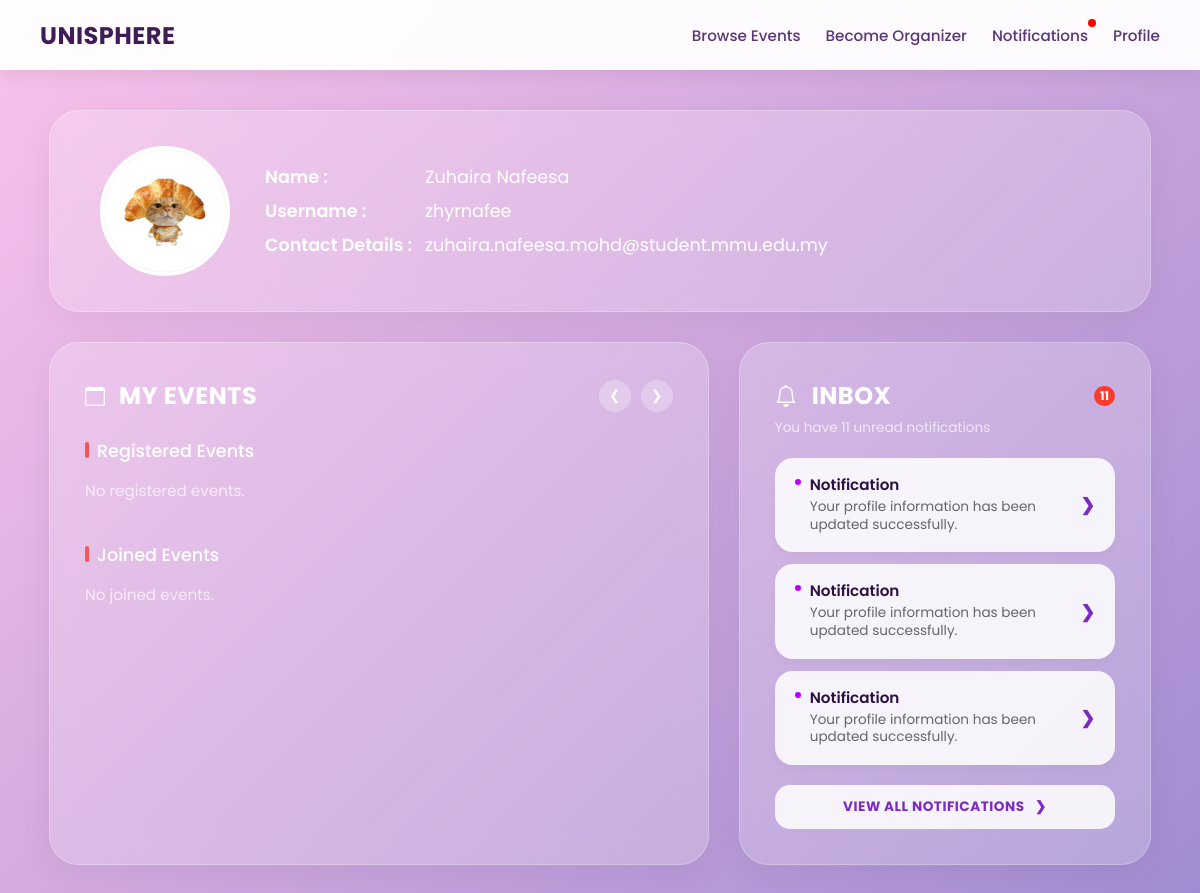
The app's page /user_dashboard (signed in) with its own data.
### tables this page shows
CREATE TABLE user_details (
    student_id VARCHAR(10) PRIMARY KEY,
    bio TEXT,
    birthday DATE,
    faculty TEXT,
    year_of_study INTEGER,
    profile_picture TEXT,
    FOREIGN KEY (student_id) REFERENCES users_general(student_id)
);

CREATE TABLE users_general (
    student_id varchar(10) PRIMARY KEY,
    name TEXT NOT NULL,
    username TEXT NOT NULL UNIQUE,
    email TEXT NOT NULL UNIQUE,
    password TEXT NOT NULL,
    keyword TEXT,
    role TEXT NOT NULL CHECK(role IN ('user', 'organizer', 'admin')),
    is_verified INTEGER DEFAULT 0,
    pending_email TEXT,
    security_question TEXT
);

CREATE TABLE notifications (
    id INTEGER PRIMARY KEY AUTOINCREMENT,
    student_id varchar(10) NOT NULL,
    message TEXT NOT NULL,
    type TEXT NOT NULL,
    is_read INTEGER DEFAULT 0,
    created_at TIMESTAMP DEFAULT CURRENT_TIMESTAMP, redirect TEXT,
    FOREIGN KEY (student_id) REFERENCES users_general(student_id)
);

### app.py (the view)
@app.route('/user_dashboard')
def dashboard():
    username = session.get('user')
    if not username:
        return redirect(url_for('signin'))
    conn = get_db_connection()
    cursor = conn.cursor()
    cursor.execute("""
        SELECT * FROM users_general
        LEFT JOIN user_details ON users_general.student_id = user_details.student_id
        WHERE users_general.username = ?
    """, (username,))
    user = cursor.fetchone()
    if not user:
        conn.close()
        return "User not found"
    cursor.execute("""
        SELECT e.event_id, e.event_name, e.event_description,
               e.start_date, e.end_date, e.start_time, e.end_time,
               e.main_location, e.faculty_wing, e.specific_location, e.event_mode, e.event_link
        FROM events e
        INNER JOIN event_registrations er ON e.event_id = er.event_id
        WHERE er.student_id = ?
    """, (user["student_id"],))
    events = cursor.fetchall()
    cursor.execute("""
        SELECT * FROM notifications
        WHERE student_id = ?
        ORDER BY ROWID DESC
    """, (user["student_id"],))
    notifications = cursor.fetchall()
    cursor.execute("""
        SELECT COUNT(*) as count
        FROM notifications
        WHERE student_id = ?
    """, (user["student_id"],))
    unread_data = cursor.fetchone()
    unread_notifications = unread_data["count"] if unread_data else 0
    conn.close()
    return render_template(
        'user_dashboard.html',
        user=user,
        events=events,
        notifications=notifications,
        unread_notifications=unread_notifications
    )

### app.py (called while the page is built)
def get_db_connection():
    conn = sqlite3.connect('database.db')
    conn.row_factory = sqlite3.Row
    conn.execute("PRAGMA foreign_keys = 1")
    return conn

@app.context_processor
def inject_notifications():
    if 'student_id' not in session:
        return dict(unread_notifications=0)
    conn = get_db_connection()
    cursor = conn.cursor()
    cursor.execute("SELECT COUNT(*) AS total FROM notifications WHERE student_id = ? AND is_read = 0",
    (session['student_id'],))
    result = cursor.fetchone()
    conn.close()
    return dict(unread_notifications=result['total'])

### templates/user_dashboard.html (shortened to what this page needs)
<!DOCTYPE html>
<html lang="en">
    <head>
    </head>
    <body>
        <nav class="navbar">
            <a class="navbar-brand" href="/user_dashboard">UniSphere</a>
            <div class="navbar-links">
                {% if session.get('role') == 'user' %}
                    <a href="/eventbrowsing">Browse Events</a>
                    <a href="/be_organizer">Become Organizer</a>
                    <a href="/notifications" class="notification-link">
                        Notifications
                        {% if unread_notifications > 0 %}
                            <span class="notification-dot"></span>
                        {% endif %}
                    </a>
                    <a href="/user_dashboard">Profile</a>
                {% endif %}
            </div>
        </nav>
        <div class="dashboard">
            <div class="profile-banner">
                <div class="profile-left">
                    <img src="{{ url_for('static', filename='uploads/' + (user['profile_picture'] if user['profile_picture'] else 'default.png')) }}" class="dashboard-profile-picture">
                    <div class="profile-content">
    <div class="profile-row">
        <span class="profile-label">Name :</span>
        <span class="profile-value">{{ user['name'] }}</span>
    </div>
    <div class="profile-row">
        <span class="profile-label">Username :</span>
        <span class="profile-value">{{ user['username'] }}</span>
    </div>
    <div class="profile-row">
        <span class="profile-label">Contact Details :</span>
        <span class="profile-value">{{ user['email'] }}</span>
    </div>
</div>
                </div>
            </div>
            <div class="main-grid">
                <div class="card">
                    <div class="card-header-row">
                        <h2 class="card-title-main">
                            <svg width="20" height="20" fill="currentColor" viewBox="0 0 16 16" style="margin-right:4px;"><path d="M3.5 0a.5.5 0 0 1 .5.5V1h8V.5a.5.5 0 0 1 1 0V1h1a2 2 0 0 1 2 2v11a2 2 0 0 1-2 2H2a2 2 0 0 1-2-2V3a2 2 0 0 1 2-2h1V.5a.5.5 0 0 1 .5-.5zM1 4v10a1 1 0 0 0 1 1h12a1 1 0 0 0 1-1V4H1z"/></svg>
                            My Events
                        </h2>
                        <div class="scroll-arrows">
                            <button class="arrow-btn prev-btn">&#10094;</button>
                            <button class="arrow-btn next-btn">&#10095;</button>
                        </div>
                    </div>
                    <p class="event-section-label">Registered Events</p>
                    <div class="posters-container">
                        {% if events %}
                            {% for e in events %}
                                {% if e["main_location"] == "General" %}
                                {% elif e["main_location"] == "CLC" %}
                                    {% set location = e["main_location"] ~ ", " ~ e["specific_location"] %}
                                {% else %}
                                    {% set location = e["main_location"] ~ ", " ~ e["faculty_wing"] ~ ", " ~ e["specific_location"] %}
                                {% endif %}
                                <div class="event-poster"
                                     onclick='triggerActionMenu(
                                         `{{ e["event_id"] }}`,
                                         `{{ e["event_name"] | replace("`", "\\`") }}`,
                                         `{{ e["event_description"] | replace("`", "\\`") }}`,
                                         `{{ e["start_date"] }} to {{ e["end_date"] }}`,
                                         `{{ e["start_time"] }} - {{ e["end_time"] }}`,
                                         `{{ location }} ({{ e["event_mode"] }})`,
                                         `{{ url_for("static", filename="eventPoster/" + e["event_poster"]) if e["event_poster"] else "" }}`
                                     )'
                                     title="{{ e['event_name'] }}">
                                    <img src="{{ url_for('static', filename='eventPoster/' + (e['event_poster'] if e['event_poster'] else 'defaultPoster.png')) }}" alt="{{ e['event_name'] }}">
                                </div>
                            {% endfor %}
                            <a href="/eventbrowsing" class="view-all-box">
                                <span>+</span>
                                View All
                            </a>
                        {% else %}
                            <p style="color: rgba(255,255,255,0.7); font-size:0.95rem;">No registered events.</p>
                        {% endif %}
                    </div>
                    <p class="event-section-label">Joined Events</p>
                    <div class="posters-container">
                        {% if joined_events %}
                            {% for e in joined_events %}
                                {% if e["main_location"] == "General" %}
                                    {% set location = e["specific_location"] %}
                                {% elif e["main_location"] == "CLC" %}
                                    {% set location = e["main_location"] ~ ", " ~ e["specific_location"] %}
                                {% else %}
                                    {% set location = e["main_location"] ~ ", " ~ e["faculty_wing"] ~ ", " ~ e["specific_location"] %}
                                {% endif %}
                                <div class="event-poster"
                                     onclick='triggerActionMenu(
                                         `{{ e["event_id"] }}`,
                                         `{{ e["event_name"] | replace("`", "\\`") }}`,
                                         `{{ e["event_description"] | replace("`", "\\`") }}`,
                                         `{{ e["start_date"] }} to {{ e["end_date"] }}`,
                                         `{{ e["start_time"] }} - {{ e["end_time"] }}`,
                                         `{{ location }} ({{ e["event_mode"] }})`,
                                         `{{ url_for("static", filename="eventPoster/" + e["event_poster"]) if e["event_poster"] else "" }}`
                                     )'
                                     title="{{ e['event_name'] }}">
                                    <img src="{{ url_for('static', filename='eventPoster/' + (e['event_poster'] if e['event_poster'] else 'defaultPoster.png')) }}" alt="{{ e['event_name'] }}">
                                </div>
                            {% endfor %}
                            <a href="/eventbrowsing" class="view-all-box">
                                <span>+</span>
                                View All
                            </a>
                        {% else %}
                            <p style="color: rgba(255,255,255,0.7); font-size:0.95rem;">No joined events.</p>
                        {% endif %}
                    </div>
                </div>
    <div class="card inbox-card">
    <div class="card-header-row">
        <h2 class="card-title-main" style="gap:15px;">
            Inbox
        </h2>
        {% if unread_notifications and unread_notifications > 0 %}
            <span class="notification-badge-count">{{ unread_notifications }}</span>
        {% endif %}
    </div>
    {% if notifications %}
        <p class="inbox-subtitle">You have {{ unread_notifications if unread_notifications else '0' }} unread notifications</p>
    {% else %}
        <p class="inbox-subtitle">You are all caught up!</p>
    {% endif %}
    <div class="notifications-list">
        {% if notifications %}
            {% for n in notifications[:3] %}
                <a href="/notifications" class="notif-item">
                    <div class="notif-content-wrapper">
                        <div class="notif-title">{{ n["title"] if n["title"] else "Notification" }}</div>
                        <div class="notif-desc">{{ n["description"] if n["description"] else n["message"] }}</div>
                    </div>
                    <span class="chevron-icon">&#10095;</span>
                </a>
            {% endfor %}
        {% else %}
            <div style="text-align: center; padding: 40px 20px; color: rgba(255,255,255,0.7); font-size: 0.95rem;">
                No new notifications
            </div>
        {% endif %}
    </div>
    <a href="/notifications" class="view-all-notif-btn">View All Notifications &nbsp; &#10095;</a>
</div>
</body>
</html>

### records on screen
user_details: profile_picture (picture)
users_general: name "Zuhaira Nafeesa", username "zhyrnafee", email "zuhaira.nafeesa.mohd@student.mmu.edu.my"
notifications: n "Notification", message "Your profile information has been updated successfully."
notifications: n "Notification", message "Your profile information has been updated successfully."
notifications: n "Notification", message "Your profile information has been updated successfully."

### other values on screen
{{ unread_notifications }} "11"
{{ unread_notifications if unread_notifications else '0' }} "11"
